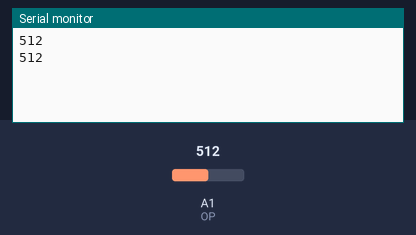
Bench run of a sketch on a simulated Arduino Uno, built with avr-gcc and run on an emulated ATmega328P. Parts: the last lines printed to the serial monitor. The inputs (shaded band) are chosen by the test bench; at power-on: A1 (OP) = 512.

Above: at 1.8 s.
1.9 s: A1 (OP) set to 716
At 2.3 s:
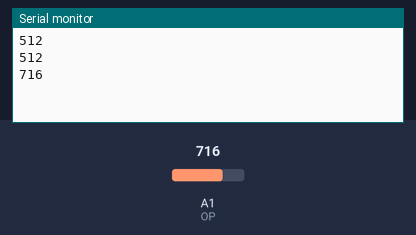
3.4 s: A1 (OP) set to 900
At 4.8 s:
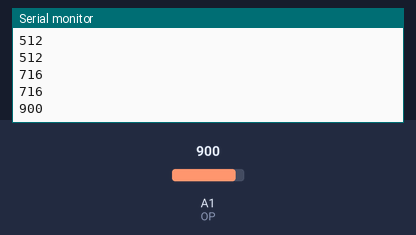
Timing chart, 0 to 6.4 s (numbered marks = the images above; inputs shaded):
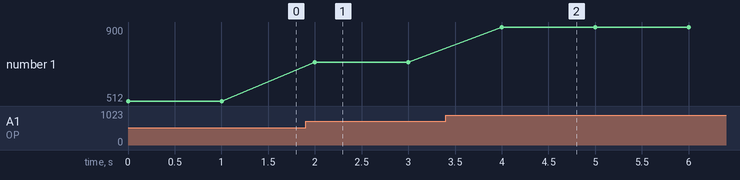

Measured:
- after the input at 1.9 s, the serial monitor: prints a new line after 0.10 s (image 1)
- after the input at 3.4 s, the serial monitor: prints a new line after 0.60 s (image 2)
- plotted number 1: 512 → 716 after the input at 1.9 s, 716 → 900 after the input at 3.4 s

The sketch:

rfSignalTest.ino
```cpp
#define OP A1

void setup() {
  Serial.begin(9600);
  pinMode(OP, INPUT);
}

void loop() {
  int d = analogRead(OP);
  Serial.println(d);
  delay(1000);
}
```
